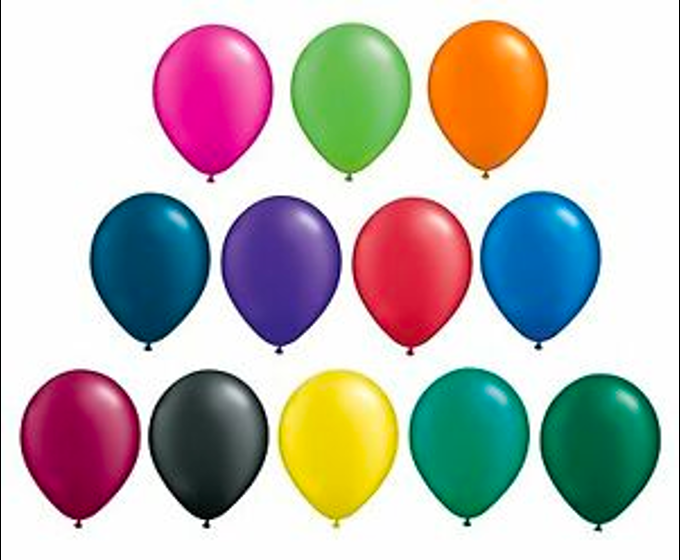
#> input picture balloon.png, 680 x 560 px, found by its file name
$ python Count.py
#> lines starting #> are read from the running program, lines starting #| are printed output that depends on the picture; after the words box and inside, x2 and y2 are one past the last pixel; in counts of white or black regions, pixels touching at a corner belong together
import cv2

img = cv2.imread("D:\\Football_Analistic_System\\Week_1\\Test_OpenCv\\Crop_Img\\Crop_Img\\balloon.png")
#> img is the input picture: shape (560, 680, 3); mean B, G, R 182.3, 185.8, 190.6

# tạo ảnh xám
img_gray = cv2.cvtColor(img,cv2.COLOR_BGR2GRAY)
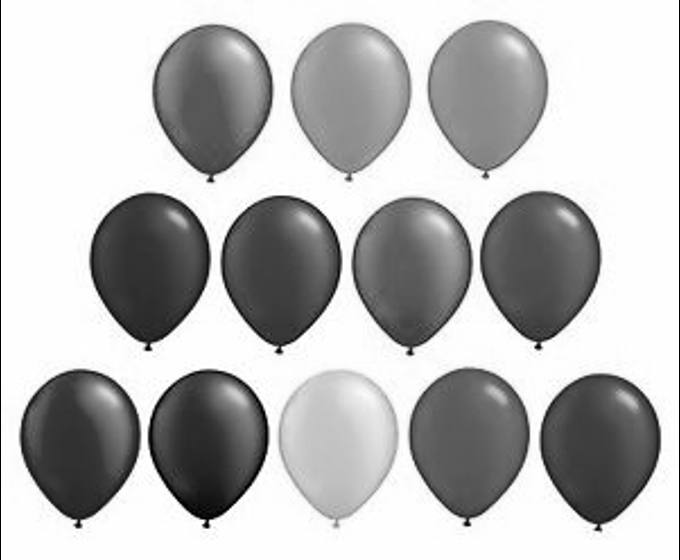
#> img_gray: shape (560, 680); min 0, max 255, mean 186.8
# tạo ngưỡng
ret, near_max = cv2.threshold(img_gray,230,255,cv2.THRESH_BINARY)
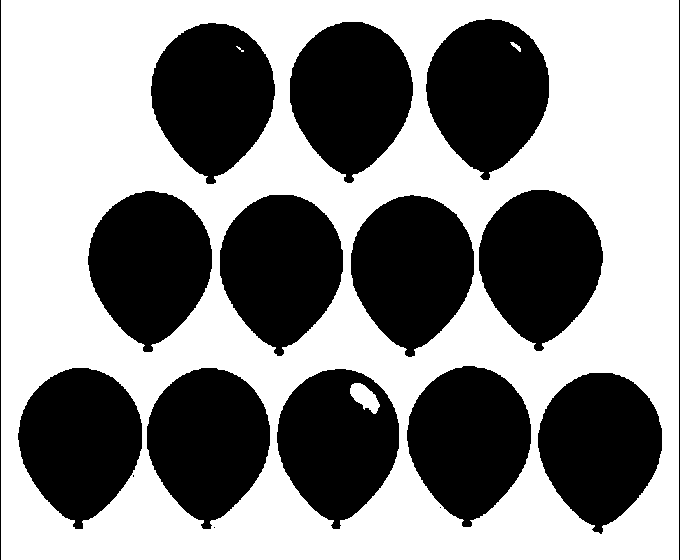
#> near_max: shape (560, 680); 55.2% white; 17 black regions (3 under 20 px)

# đếm số đường bao (coutour) > 1 giá trị do ta ước lượng
contour, _ = cv2.findContours(near_max,cv2.RETR_LIST,cv2.CHAIN_APPROX_SIMPLE)
#> contour = 19 contours, 4 with area under 20; largest, box (x1, y1, x2, y2) and area: (1, 0, 679, 560) 378443, (406, 365, 532, 528) 14435, (150, 22, 276, 185) 14422, (478, 189, 604, 352) 14408, (350, 194, 475, 358) 14407
Min_area = (img.shape[1]*img.shape[0]) / 150
#> Min_area = 2538.7
count = 0
for cnt in contour[:-1]:
    if cv2.contourArea(cnt) >= Min_area:
        count = count + 1
        cv2.drawContours(img,[cnt],-1,(0,255,0),2,cv2.LINE_AA)
#> this loop made 18 passes
#> cnt on passes 1 to 2: [[213, 527], [214, 526], [215, 527], [214, 528]], [[439, 507], [440, 506], [441, 507], [440, 508]]
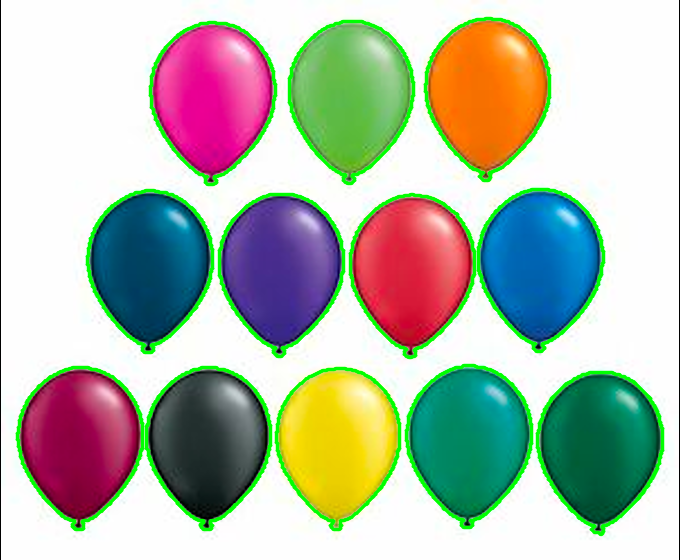
#> img: shape (560, 680, 3); 6.94% of pixels changed, all inside (x1, y1, x2, y2) = (15, 16, 665, 537)
#> after the loop, count = 12

print("Số bóng", count)
#| Số bóng 12
cv2.imshow("nguong", near_max)

cv2.imshow("img",img)

cv2.waitKey()
cv2.destroyWindow()

$ run again, with t_light_green.png copied over balloon.png
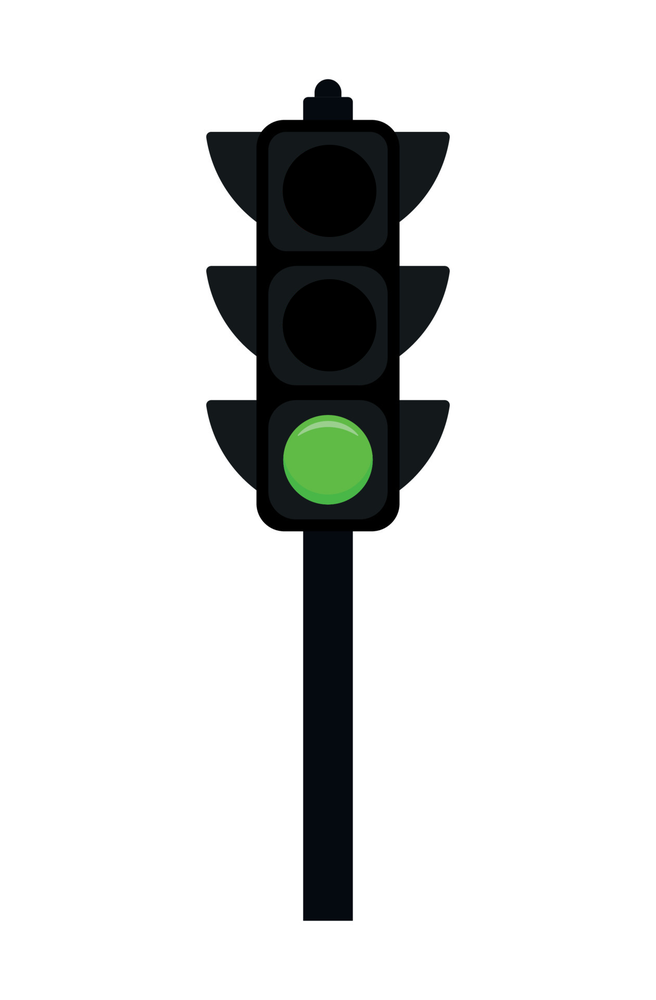
#> input picture t_light_green.png, 656 x 1000 px, shrunk from 1260 x 1920 before the run, found by its file name
#> img is the input picture: shape (1000, 656, 3); mean B, G, R 220, 220.7, 219.4
#> `ret, near_max = cv2.threshold(img_gray,230,255,cv2.THRESH_BINARY)`:
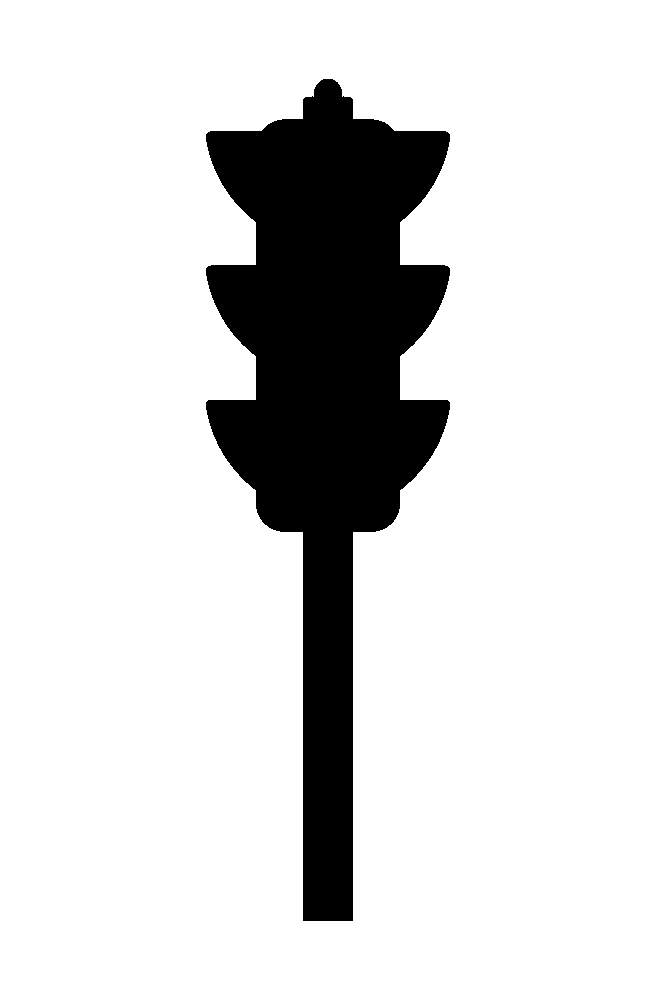
#> near_max: shape (1000, 656); 85% white; 1 black region
#> contour = 2 contours; box (x1, y1, x2, y2) and area: (0, 0, 656, 1000) 654345, (205, 78, 451, 922) 99304
#> the loop `for cnt in contour[:-1]:` made 1 pass
#> count on pass 1: 1
#> after the loop `for cnt in contour[:-1]:`:
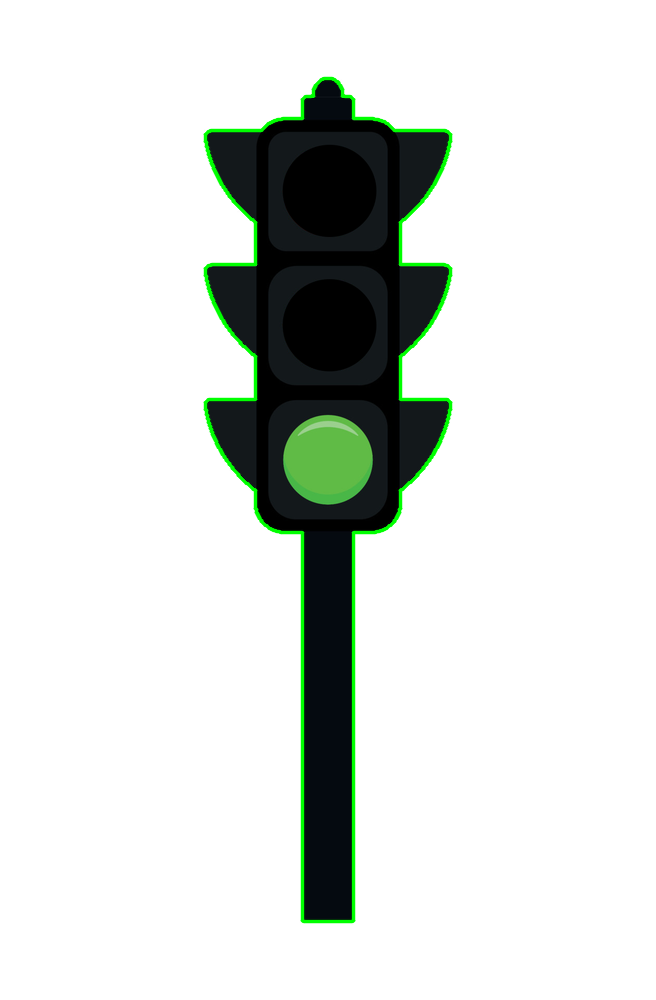
#> img: shape (1000, 656, 3); 1.73% of pixels changed, all inside (x1, y1, x2, y2) = (203, 76, 453, 924)
#> after the loop `for cnt in contour[:-1]:`: count = 1
#| Số bóng 1
